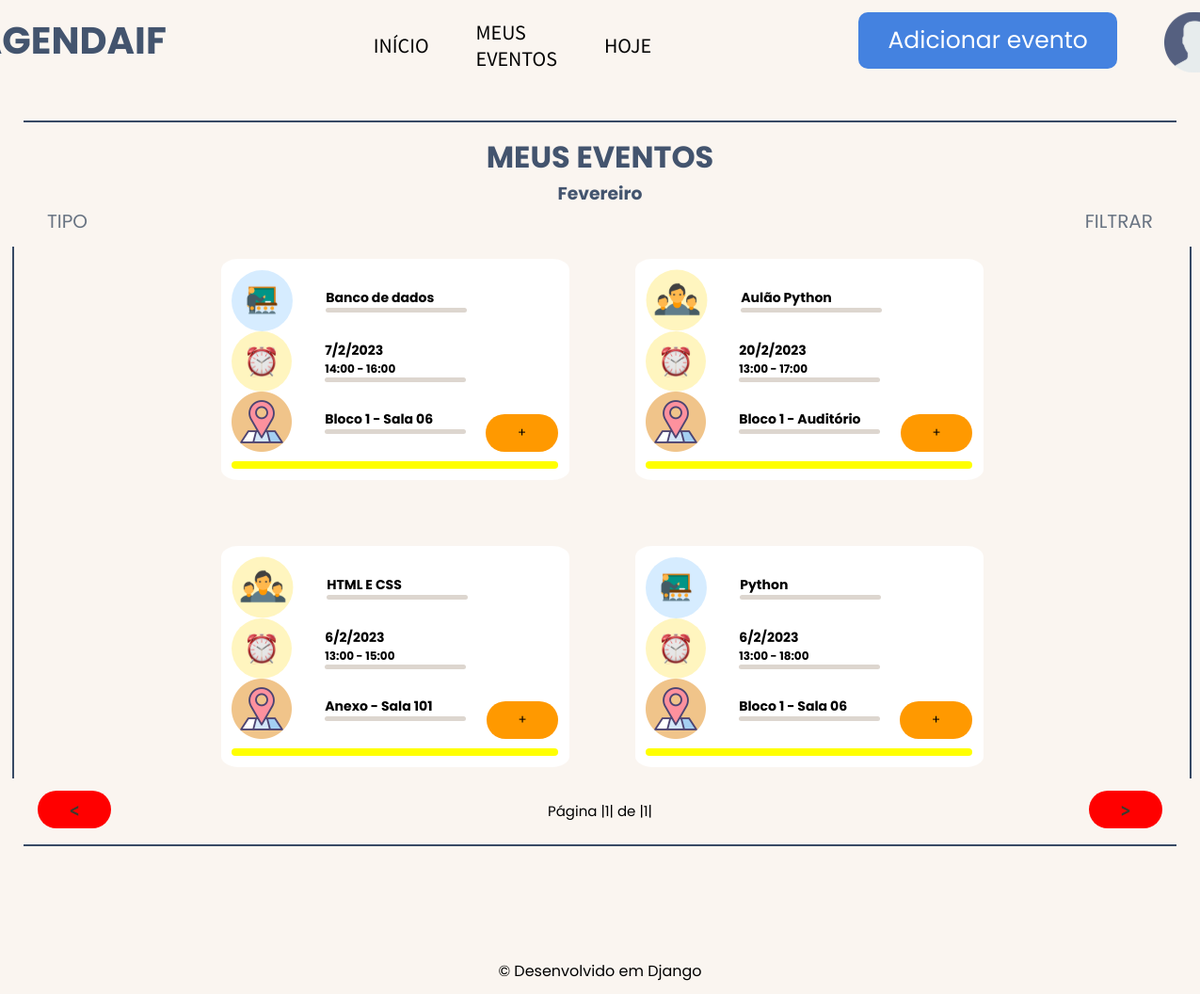
The page /eventos/monthUser/ (signed in) on the database its author committed.
### events/models.py (models this page shows, shortened)
class Eventos(models.Model):
    name = models.CharField(max_length=80, verbose_name= 'Disciplina ou Tema:')
    registrationDate = models.DateField(default= date.today, verbose_name= 'Data')
    timeStart = models.TimeField( verbose_name= 'Hora inicial')
    timeEnd = models.TimeField(verbose_name= 'Hora final')
    meals = models.DecimalField(max_digits=3, decimal_places= 0, verbose_name= 'Refeições')
    tipo = models.CharField(max_length=12)
    local = models.ForeignKey(Salas, on_delete= models.DO_NOTHING, verbose_name= 'Local')
    user = models.ForeignKey(User, on_delete=models.DO_NOTHING)
    class Meta:
        verbose_name = 'Evento'

class Salas(models.Model):
    name = models.CharField(max_length=30)
    tam = models.DecimalField(max_digits=3, decimal_places=0)
    def __str__(self) -> str:
        return self.name
    class Meta:
        verbose_name = 'Sala'

### events/views.py (the view)
# urls.py: path('monthUser/', views.monthUser, name = 'monthUser'),
def monthUser(request):
    if request.session.get('user'):
        user = User.objects.get(id = request.session['user'])
        dateToday = date.today()
        events = Eventos.objects.filter(user = user)
        eventsFilter = set()
        for filter in events:
            if filter.registrationDate.month == dateToday.month:
                eventsFilter.add(filter)
        eventsFilter = list(eventsFilter)
        paginator = Paginator(eventsFilter, 8)
        page_num =  request.GET.get('page')
        page = paginator.get_page(page_num)
        return render(request, 'monthUser.html',
                                    {'Eventos': eventsFilter, 'today': dateToday, 'user': user, 'page': page})
    else:
        return redirect('/usuario/login/?status=2')

### users/models.py (called while the page is built)
    def __str__(self) -> str:
        return self.name

### events/templates/monthUser.html (shortened to what this page needs)
{% extends 'baseMonthUser.html' %} {% load static %} {% block 'content' %}
<div class="header">
  <h1>MEUS EVENTOS</h1>
  {% if today.month == 2 %}
    <h3>Fevereiro</h3>
  {% endif %}
  <div class="filters">
    <div class="dropdownFilterStart">
      <ul class="dropdown">
          <li>TIPO</li>
      </ul>
    </div>
    <div class="dropdownFilter">
      <ul class="dropdown">
          <li>FILTRAR</li>
      </ul>
    </div>
  </div>
</div>
<div class="word">
  <div class="line3"></div>
  <section>
    {% for evento in page.object_list %}
    <div class="block">
      <div class="block2">
        <div class="square">
          <aside>
            {% if evento.tipo == 'Aula' %}
              <img src="{% static 'img/classroom.svg' %}" />
            {% endif %}
            {% if evento.tipo == 'Evento' %}
              <img src="{% static 'img/events.svg' %}" />
            {% endif %}
            <div class="info">
              <h1>{{evento.name}}</h1>
              <div class="line2"></div>
            </div>
          </aside>
          <aside>
            <img src="{% static 'img/time.svg' %}" />
            <div class="info">
              <h1>
                {{evento.registrationDate.day}}/{{evento.registrationDate.month}}/{{evento.registrationDate.year}}
              </h1>
              <h4>{{evento.timeStart}} - {{evento.timeEnd}}</h4>
              <div class="line2"></div>
            </div>
          </aside>
          <aside>
            <img src="{% static 'img/local.svg' %}" />
            <div class="info">
              <h1>{{evento.local}}</h1>
              <div class="line2"></div>
            </div>
          </aside>
        </div>
        <button class="openmodal" id="dialog{{evento.id}}">+</button>
      </div>
      {% if today != evento.registrationDate %}
      <aside>
        <div class="line2-1" style="background-color: yellow;"></div>
      </aside>
      {% endif %}
    </div>
    {% endfor %}
  </section>
  <div class="line3"></div>
  {% endblock %}

### static/css/base.css (style rules this page uses)
* { margin: 0; padding: 0; box-sizing: border-box; font-family: 'Poppins', sans-serif; }
.line2 { width: 150px; padding: 2.5px; border-radius: 12px; background-color: #DDD6CF; }
.line2-1 { width: 350px; padding: 4px; border-radius: 12px; margin-top: 5px; background-color: #15ff00; }
.line3 { height: 100%; padding: 1px; background-color: #384A65; }
body { display: flex; flex-direction: column; height: 100vh; background-color: #FAF5F0; }
main div.header h1 { display: flex; justify-content: center; color: #43546E; }
main div.header h3 { display: flex; justify-content: center; color: #43546E; }
main div.header div.filters { display: flex; align-items: center; justify-content: space-between; }
main div.header div.filters div.dropdownFilter { display: flex; padding: 0 50px; color: #687382; font-size: 20px; }
main div.header div.filters div.dropdownFilter ul.dropdown { display: flex; flex-direction: column; align-items: center; justify-content: center; position: relative; list-style: none; }
main div.header div.filters div.dropdownFilter ul li { cursor: pointer; }
main div.header div.filters div.dropdownFilterStart { display: flex; padding-left: 50px; color: #687382; font-size: 20px; }
main div.header div.filters div.dropdownFilterStart ul.dropdown { display: flex; flex-direction: column; align-items: center; justify-content: center; position: relative; list-style: none; }
main div.header div.filters div.dropdownFilterStart ul li { cursor: pointer; }
main div.word { display: flex; padding: 1% 1%; height: 90%; }
main section { flex: 1 0 auto; height: auto; width: 100%; display: flex; flex-wrap: wrap; justify-content: center; align-items: center; gap: 70px; padding: 1% 3%; }
main section div.block { display: flex; flex-direction: column; justify-content: center; width: 370px; height: 235px; gap: 2%; padding: 0 1%; background-color: white; border-radius: 5%; }
main section div.block aside { font-size: 12px; display: flex; gap: 35px; align-items: center; }
main section div.block aside div.info { display: flex; flex-direction: column; }
main section div.block div.block2 { display: flex; align-items:flex-end; justify-content: center; gap: 20px; }
main section div.block div.block2 button { display: flex; align-items: center; justify-content: center; background-color: #FF9900; border: none; border-radius: 20px; color: black; height: 40px; width: 80px; cursor: pointer; }

### rows shown on the page
Eventos: name "Banco de dados", registrationDate.day "7", registrationDate.month "2", registrationDate.year "2023", timeStart "14:00", timeEnd "16:00", local "Bloco 1 - Sala 06"
Eventos: name "Aulão Python", registrationDate.day "20", registrationDate.month "2", registrationDate.year "2023", timeStart "13:00", timeEnd "17:00", local "Bloco 1 - Auditório"
Eventos: name "HTML E CSS", registrationDate.day "6", registrationDate.month "2", registrationDate.year "2023", timeStart "13:00", timeEnd "15:00", local "Anexo - Sala 101"
Eventos: name "Python", registrationDate.day "6", registrationDate.month "2", registrationDate.year "2023", timeStart "13:00", timeEnd "18:00", local "Bloco 1 - Sala 06"

### other values the page prints
{{ page.number }} "1"
{{ page.paginator.num_pages }} "1"
